Frame 1 (no input): blank canvas, image omitted
Frame 60 (the mouse pressed at the canvas centre just before this capture): blank canvas, image omitted
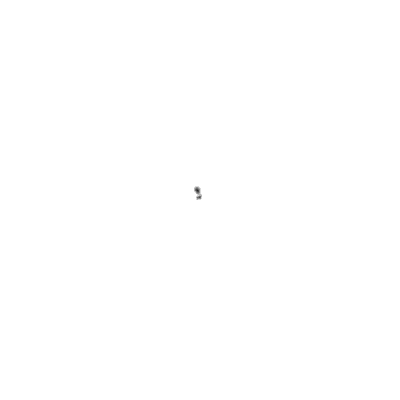
Frame 120 (the mouse held since frame 60 and released just before this capture)

The Processing sketch whose frames 1 and 60 were blank and that drew this single picture after the mouse press (run headless with seeded random() and noise(); from frame 60 on, the mouse is pressed at the canvas centre):

// Processing sketch: sketch_171031a
// ── sketch_171031a.pde
int x, y;
int frame;

void setup() {
  size(400, 400);
  x = width / 2;
  y = height / 2;
  background(255);
}

void draw() {
  frame++;
  point(x, y);
  x += random(-1, 2);
  y += random(-1, 2);
  if (frame % 20 == 0) {
    filter(BLUR);
    filter(POSTERIZE, 8);
  }
}
